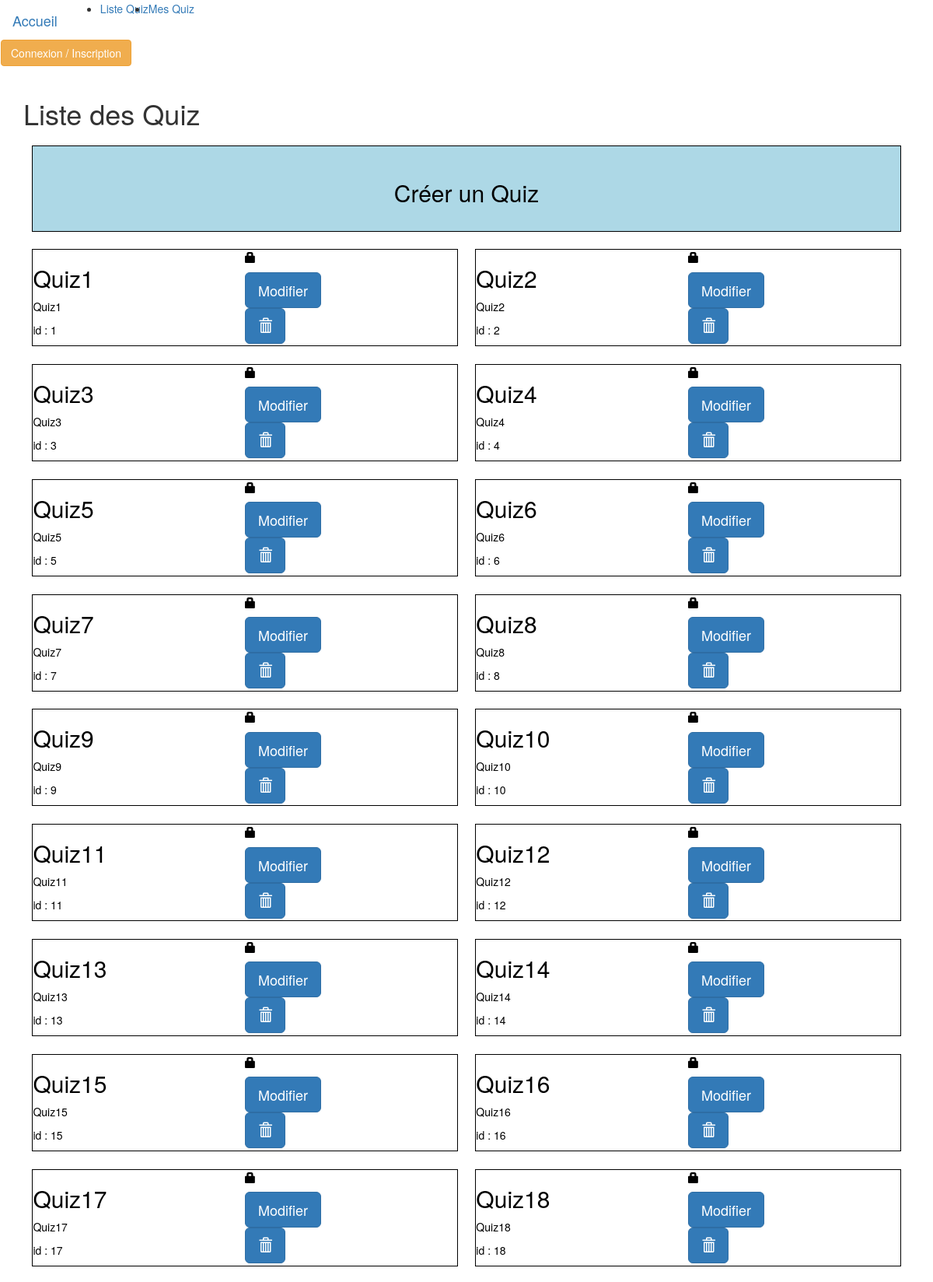
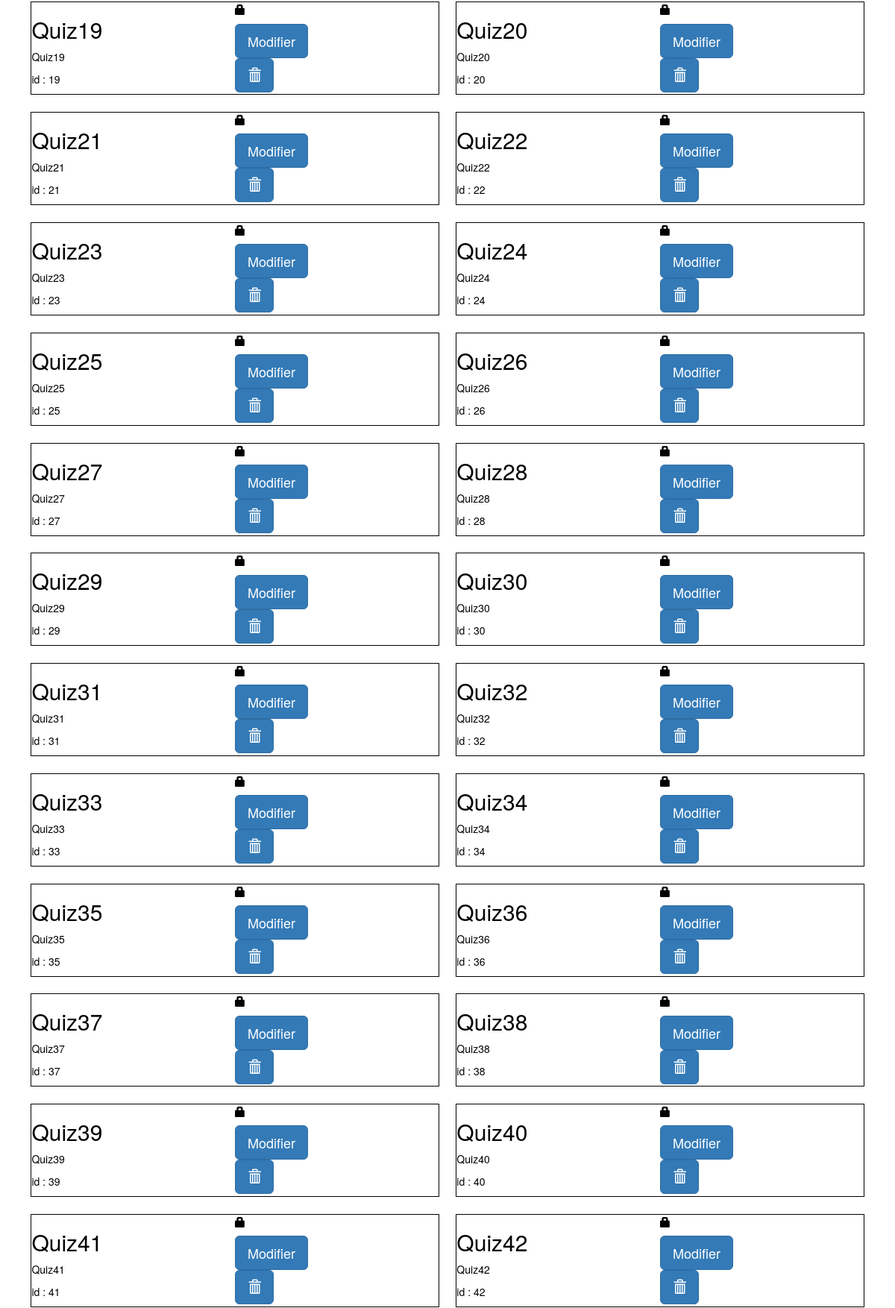
/listeQuiz (upper part), run on the app's committed database (2 pictures, top to bottom).
### appli/models.py (models this page shows, shortened)
class Quiz(db.Model):
    id = db.Column(db.Integer, primary_key=True)
    nom = db.Column(db.String(64))
    mdp = db.Column(db.String(64))
    creation = db.Column(db.Date)
    debut = db.Column(db.Date)
    fin = db.Column(db.Date)
    duree = db.Column(db.Integer)

### appli/views.py (the view)
@app.route("/listeQuiz")
def listeQuiz():
    return render_template(
        "listeQuiz.html",
        title = "Liste des Quiz",
        allQuiz = get_allQuiz()
    )

### appli/models.py (called while the page is built)
def get_allQuiz():
    return Quiz.query.all()

### appli/templates/listeQuiz.html
{% extends "base.html" %}
{% block styles %}
    {{ super() }}
    <link rel="stylesheet" href="{{ url_for('static', filename='listeQuiz.css') }}">
{% endblock %}
{% block main %}
<h1>{{title}}</h1>
<div class=carte_list>
    <div class="div_100">
        <a href="{{ url_for('creerQuiz') }}" class="carte_a double_carte" title="Créer un Quiz">
            <h2>Créer un Quiz</h2>
        </a>
    </div>
    <div class="div_50">
        {% for quiz in allQuiz %}
        <a href="{{ url_for('quiz', quiz_id=quiz.id) }}" class="carte_a" title="{{quiz.nom}}">
            <div class="full">
                <div class="left">
                    <h2> {{quiz.nom}} </h2>
                    <p>{{quiz.nom}}</p>
                    <p>id : {{quiz.id}}</p>
                </div>
                <div class="right">
                    <div class="top_right">
                        <span class="glyphicon glyphicon-lock" aria-hidden="false"></span>
                    </div>
                    <div class="bottom_right">
                        <form action="{{ url_for('editerQuiz', quiz_id=quiz.id) }}" method="post">
                            <input type="submit" value="Modifier" name="edit" class="btn btn-primary btn-lg"/>
                        </form>
                        <button type="button" class="btn btn-primary btn-lg">
                            <span class="glyphicon glyphicon-trash" aria-hidden="true"></span>
                        </button>
                    </div>
                </div>
            </div>
            </a>
            {% endfor %}
        </div>
</div>
{% endblock %}

### appli/templates/base.html (shortened to what this page needs)
{% extends "bootstrap/base.html" %}
{% block styles %}
    {{ super() }}
    <link rel="stylesheet" href="{{ url_for('static', filename='base.css') }}">
{% endblock %}
{% block navbar %}
<nav class="navbar navbar-expand-lg navbar-light bg-light">
    <a class="navbar-brand" href="/">Accueil</a>
    <div class="collapse navbar-collapse" id="navbarSupportedContent">
        <ul class="navbar-nav mr-auto">
          <li class="nav-item active">
            <a class="nav-link" href="/listeQuiz">Liste Quiz</a>
          </li>
          <li class="nav-item active">
            <a class="nav-link" href="#">Mes Quiz</a>
          </li>
        </ul>
    </div>
    {% if current_user.is_authenticated %}
        <p>Connecté : {{current_user.identifiant}}</p>
        <a href="/logout"><button class="btn btn-warning">Se déconnecter</button></a>
    {% else %}
        <a href="/login"><button class="btn btn-warning">Connexion / Inscription</button></a>
    {% endif %}
</nav>
{% endblock %}
{% block content %}
    <main id="main" role="main" class="container">
        {% block main %}{% endblock %}
    </main>
{% endblock %}

### appli/static/listeQuiz.css (style rules this page uses)
.carte_list { width: 100%; display: flex; flex-wrap: wrap; }
.div_100 { flex: 0 0 100%; display: flex; }
.div_50 { flex: 0 0 100%; display: flex; flex-wrap: wrap; }
.carte_a { border: 1px solid; border-color: black; flex:0 0 48%; margin:1%; color: black; }
.double_carte { flex: 100%; background-color: lightblue; justify-content: center; text-align: center; padding-top: 2%; padding-bottom: 2%; margin: 1%; }
.full { width: 100%; height: 100%; margin: 0%; display: flex; }
.left { flex: 0 0 50%; margin: 0%; }
.right { flex: 0 0 50%; margin: 0%; display: flex; flex-wrap: wrap; }
.top_right { flex: 100%; margin: 0%; }
.bottom_right { flex: 0 0 100%; margin: 0%; display: block; align-self: center; }

### data on the page
Quiz: nom "Quiz1", id "1"
Quiz: nom "Quiz2", id "2"
Quiz: nom "Quiz3", id "3"
Quiz: nom "Quiz4", id "4"
Quiz: nom "Quiz5", id "5"
Quiz: nom "Quiz6", id "6"
Quiz: nom "Quiz7", id "7"
Quiz: nom "Quiz8", id "8"
Quiz: nom "Quiz9", id "9"
Quiz: nom "Quiz10", id "10"
Quiz: nom "Quiz11", id "11"
Quiz: nom "Quiz12", id "12"
Quiz: nom "Quiz13", id "13"
Quiz: nom "Quiz14", id "14"
Quiz: nom "Quiz15", id "15"
Quiz: nom "Quiz16", id "16"
Quiz: nom "Quiz17", id "17"
Quiz: nom "Quiz18", id "18"
Quiz: nom "Quiz19", id "19"
Quiz: nom "Quiz20", id "20"
Quiz: nom "Quiz21", id "21"
Quiz: nom "Quiz22", id "22"
Quiz: nom "Quiz23", id "23"
Quiz: nom "Quiz24", id "24"
Quiz: nom "Quiz25", id "25"
Quiz: nom "Quiz26", id "26"
Quiz: nom "Quiz27", id "27"
Quiz: nom "Quiz28", id "28"
Quiz: nom "Quiz29", id "29"
Quiz: nom "Quiz30", id "30"
Quiz: nom "Quiz31", id "31"
Quiz: nom "Quiz32", id "32"
Quiz: nom "Quiz33", id "33"
Quiz: nom "Quiz34", id "34"
Quiz: nom "Quiz35", id "35"
Quiz: nom "Quiz36", id "36"
Quiz: nom "Quiz37", id "37"
Quiz: nom "Quiz38", id "38"
Quiz: nom "Quiz39", id "39"
Quiz: nom "Quiz40", id "40"
Quiz: nom "Quiz41", id "41"
Quiz: nom "Quiz42", id "42"

### other printed values
{{ title }} "Liste des Quiz"
